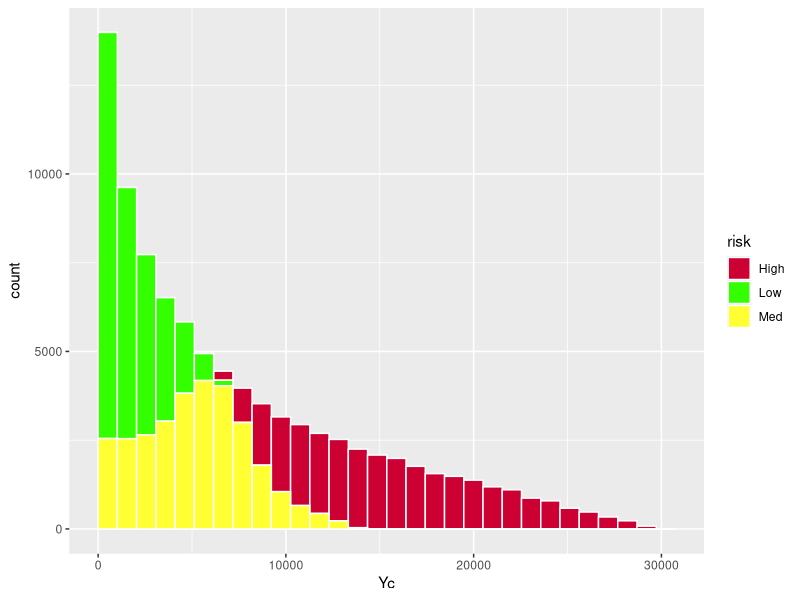

This figure's R source:
# www.isacajournal-digital.org/isacajournal/2019_volume_3/MobilePagedArticle.action?articleId=1485390#articleId1485390
# Figure 3—R Code to Plot the Bar Chart in Figure 2 
library(ggplot2) 
 
n <- 10000            #iterations 
lp <- c(0, 0.3)       #low probability range
li <- c(0, 10000)     #low impact range
mp <- c(0.3, 0.7)     #medium probability range   
mi <- c(10000, 20000) #medium impact range
hp <- c(0.7, 1.0)     #high probability range   
hi <- c(20000,30000)  #high impact range

slp = runif(n, min(lp), max(lp))   #random numbers in low probability range 
sli = runif(n, min(li), max(li))   #random numbers in low impact range
smp = runif(n, min(mp), max(mp))   #random numbers in med probability range 
smi = runif(n, min(mi), max(mi))   #random numbers in med impact range
shp = runif(n, min(hp), max(hp))   #random numbers in high probability range 
shi = runif(n, min(hi), max(hi))   #random numbers in highimpact range

lr = c(slp*sli, slp*smi, smp*sli)  #low risks defined as green region in risk matrix and its possible variants, R=P*I
mr = c(smp*smi, slp*shi, shp*sli)  #med risks defined as amber region in risk matrix and its possible variants, R=P*I
hr = c(shp*shi, smp*shi, shp*smi)  #high risks defined as red region in risk matrix and its possible variants, R=P*I

dlr = data.frame(x=lr)             #data frame with low risks and label "Low"
dlr$risk = "Low"

dmr = data.frame(x=mr)             #data frame with medium risks and label "Med"  
dmr$risk = "Med"

dhr = data.frame(x=hr)             #data frame with high risks and label "High"  
dhr$risk = "High"

#risk_thresholds <- c(0, HighestLow, LowestMed, HighestMed, LowestHig, HighestHig)

df = rbind(dlr, dmr, dhr)          #bind all data data frames into one dataset

ggplot() + geom_histogram(data = df, aes(x=x, y=..count..,fill=risk),
colour="white", bínwidth = 1000, boundary = 0)+
scale_fill_manual(values = c("#CC0033","#33FF00", "#FFFF33")) + 
  #geom_vline(xintercept = risk_thresholds, linetype = "dashed", color = "black") +
  xlab(label = "Yc") 
                          